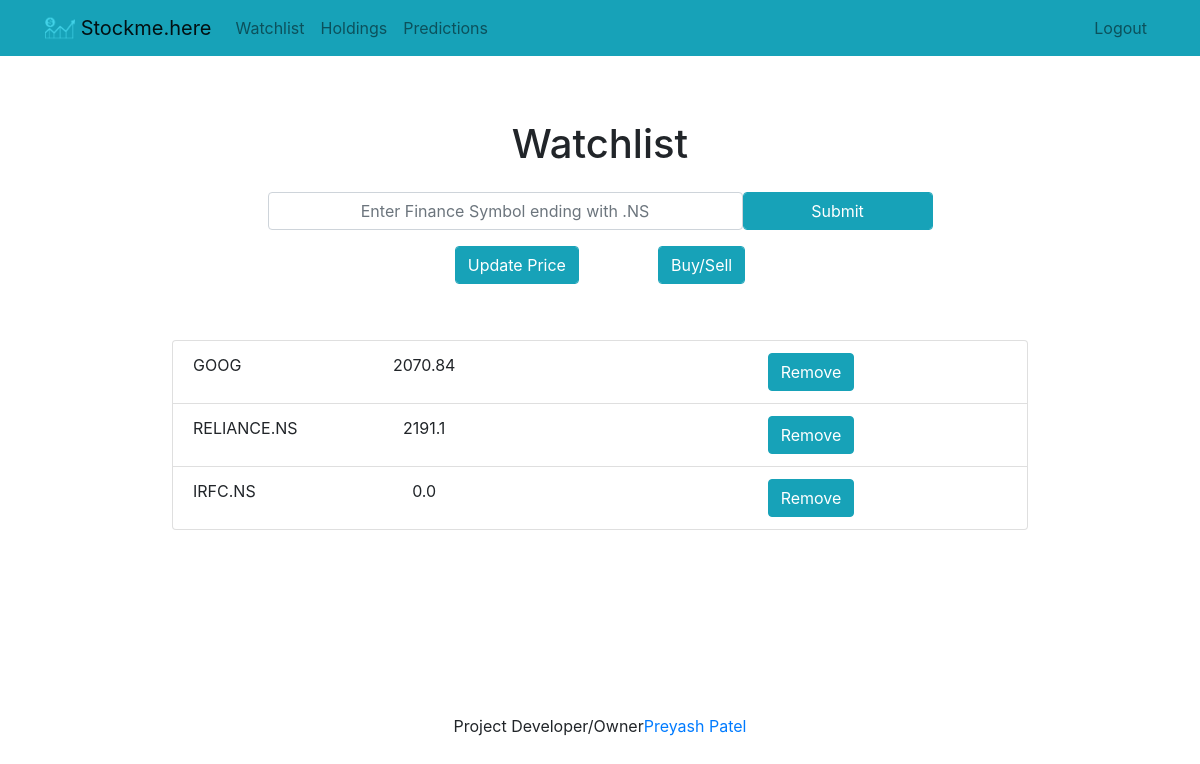
Before: /watchlist/ (signed in) with the older database file.
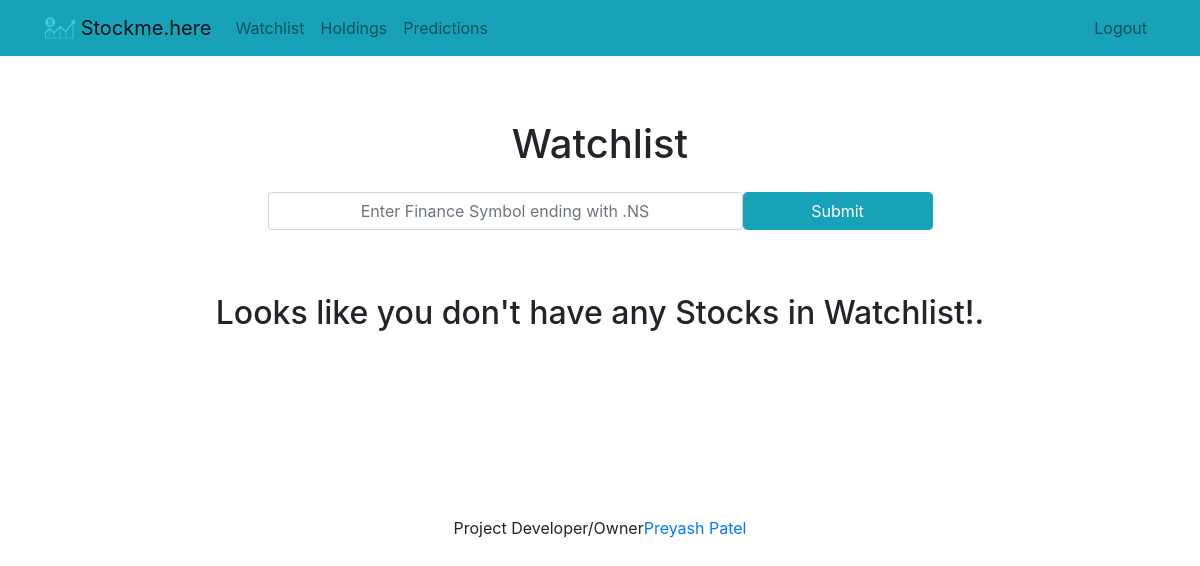
After: the same page with the newer database file.
### home/models.py (models this page shows, shortened)
class DataModel(Model):
    symbol = models.CharField(max_length = 50)
    qty = models.IntegerField(max_length=10, default=0)
    avgCost = models.FloatField(max_length=10, default=0)
    price = models.FloatField(max_length=10,default=0)
    created = models.DateTimeField(auto_now_add=True)
    user = models.ForeignKey(User, on_delete = models.CASCADE)
    class Meta:
        db_table = "datamodel_table"

### home/views.py (the view, shortened to what this page needs)
# urls.py: path('watchlist/', views.watchlist, name="watchlist"),
@login_required
def watchlist(request):
    watchlist_stock = DataModel.objects.filter(user=request.user)
    if request.method == "GET":
        return render(request, "home/watchlist.html", {"error": "", "form": "", "watchlist_stock":watchlist_stock})

### home/templates/home/watchlist.html (shortened to what this page needs)
{% extends "home/base.html" %}
{% block content %}
    <div class="row justify-content-center mt-5 text-center">
        <div class="col-md-10 p-3">
            <h1>Watchlist</h1>
        </div>
    </div>
    <form method="post" class="row justify-content-center">
        <input class="form-control col-md-5 text-center" type="text" placeholder="Enter Finance Symbol ending with .NS" name="symbol"/>
        <br class="form-control col-md-1" />
        <input type="submit" class="form-control col-md-2 btn btn-info" value="Submit" />
    </form>
    <div class="row justify-content-center mt-3 row">
        <div class="col-md-10">
        {% if watchlist_stock %}
            <div class="row justify-content-center">
            <form method="post" action="{% url 'update_stock_price' %}">
                <input type="submit" value="Update Price" class="form-control col btn-info"/>
            </form>
                <p class="col-1"></p>
            <form method="GET" action="{% url 'transaction' %}">
                <input type="submit" value="Buy/Sell" class="form-control col-12 btn-info"/>
            </form>
                </div>
            <br class="p-2">
            <div class="list-group form-group p-4 m-2">
                <ul class="list-group form-group text-center table">
                    {% for stock in watchlist_stock %}
                      <li class="list-group-item justify-content-center">
                          <div class="row">
                              <div class="col-1">
                                  {{ stock.symbol }}
                              </div>
                              <div class="col-5">
                                  {{ stock.price }}
                              </div>
                              <div class="col">
                                  <form method="post" action="{% url 'remove_from_watchlist' stock.id %}">
                                      <input type="submit" value="Remove" class="btn btn-info"/>
                                  </form>
                              </div>
                          </div>
                      </li>
                    {% endfor %}
                </ul>
                <br>
            </div>
        {% else %}
            <div class="text-center p-5">
                <h2>Looks like you don't have any Stocks in Watchlist!.</h2>
            </div>
        {% endif %}
        </div>
    </div>
{% endblock %}

### home/templates/home/base.html (shortened to what this page needs)
{% load static %}
<!doctype html>
<html lang="en">
<head>
    <link rel="stylesheet" href="https://stackpath.bootstrapcdn.com/bootstrap/4.4.1/css/bootstrap.min.css">
</head>
<body>
<nav class="navbar navbar-expand-md navbar-light bg-info">
<div class="container">
    <a class="navbar-brand" href="{% url 'home' %}">
         <img src="{% static 'home/logo.png' %}" width="30" height="30" class="d-inline-block align-top">
        <span>Stockme.here</span>
    </a>
    <div class="collapse navbar-collapse" id="navbarNav">
    {% if user.is_authenticated %}
        <ul class="navbar-nav mr-auto">
                <li class="nav-item">
                    <a class="nav-link" href="{% url 'watchlist' %}">Watchlist</a>
                </li>
                <li class="nav-item">
                    <a class="nav-link" href="{% url 'holdings' %}">Holdings</a>
                </li>
                <li class="nav-item">
                    <a class="nav-link" href="{% url 'predictions' %}">Predictions</a>
                </li>
        </ul>
    {% endif %}
    <ul class="navbar-nav ml-auto">
            {% if user.is_authenticated %}
                <li class="nav-item">
                    <a href="#" onclick="$('#signOutBtn').click()" class="nav-link">Logout</a>
                </li>
            {% endif %}
        </ul>
    </div>
</div>
</nav>
<div class="container">
{% block content %}{% endblock %}
<br class="row">
    <h3 class="p-5 row justify-content-center">{{ stock_message }}</h3>
    <div class="row justify-content-center" >
        Project Developer/Owner <a href="https://www.linkedin.com/in/preyash2047/">Preyash Patel</a>
    </div>
</div>
</body>
</html>

Changed rows visible on the page:
removed DataModel: symbol "GOOG", price "2070.84"
removed DataModel: symbol "RELIANCE.NS", price "2191.1"
removed DataModel: symbol "IRFC.NS", price "0.0"
Other visible differences:
form field value: "Update Price" → (not shown)
form field value: "Buy/Sell" → (not shown)
text now shown: "Looks like you don't have any Stocks in Watchlist!."
